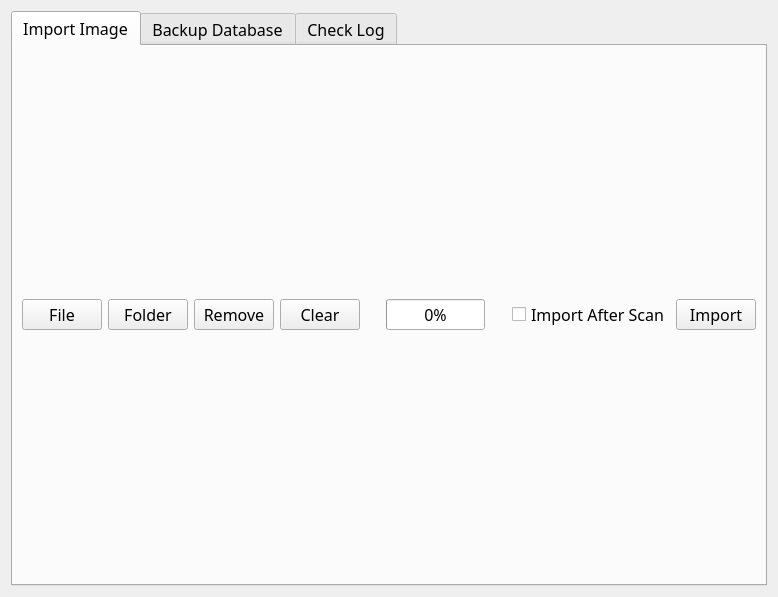
<?xml version="1.0" encoding="UTF-8"?>
<ui version="4.0">
 <class>ArchiveWidget</class>
 <widget class="QWidget" name="ArchiveWidget">
  <property name="geometry">
   <rect>
    <x>0</x>
    <y>0</y>
    <width>778</width>
    <height>597</height>
   </rect>
  </property>
  <property name="font">
   <font>
    <family>微软雅黑</family>
    <pointsize>12</pointsize>
   </font>
  </property>
  <property name="windowTitle">
   <string>Form</string>
  </property>
  <layout class="QHBoxLayout" name="horizontalLayout">
   <item>
    <widget class="QTabWidget" name="tabWidget">
     <property name="currentIndex">
      <number>0</number>
     </property>
     <widget class="QWidget" name="tab">
      <attribute name="title">
       <string>Import Image</string>
      </attribute>
      <layout class="QVBoxLayout" name="importTabVLayout">
       <item>
        <layout class="QHBoxLayout" name="horizontalLayout_4">
         <item>
          <widget class="QPushButton" name="fileButton">
           <property name="text">
            <string>File</string>
           </property>
          </widget>
         </item>
         <item>
          <widget class="QPushButton" name="folderButton">
           <property name="text">
            <string>Folder</string>
           </property>
          </widget>
         </item>
         <item>
          <widget class="QPushButton" name="removeButton">
           <property name="text">
            <string>Remove</string>
           </property>
          </widget>
         </item>
         <item>
          <widget class="QPushButton" name="clearStudyButton">
           <property name="text">
            <string>Clear</string>
           </property>
          </widget>
         </item>
         <item>
          <spacer name="horizontalSpacer_3">
           <property name="orientation">
            <enum>Qt::Horizontal</enum>
           </property>
           <property name="sizeHint" stdset="0">
            <size>
             <width>40</width>
             <height>20</height>
            </size>
           </property>
          </spacer>
         </item>
         <item>
          <widget class="QProgressBar" name="progressBar">
           <property name="value">
            <number>0</number>
           </property>
           <property name="alignment">
            <set>Qt::AlignCenter</set>
           </property>
          </widget>
         </item>
         <item>
          <spacer name="horizontalSpacer_2">
           <property name="orientation">
            <enum>Qt::Horizontal</enum>
           </property>
           <property name="sizeHint" stdset="0">
            <size>
             <width>40</width>
             <height>20</height>
            </size>
           </property>
          </spacer>
         </item>
         <item>
          <widget class="QCheckBox" name="importAfterScanCheck">
           <property name="text">
            <string>Import After Scan</string>
           </property>
          </widget>
         </item>
         <item>
          <widget class="QPushButton" name="importButton">
           <property name="text">
            <string>Import</string>
           </property>
           <property name="checkable">
            <bool>true</bool>
           </property>
          </widget>
         </item>
        </layout>
       </item>
      </layout>
     </widget>
     <widget class="QWidget" name="tab_2">
      <attribute name="title">
       <string>Backup Database</string>
      </attribute>
     </widget>
     <widget class="QWidget" name="tab_3">
      <attribute name="title">
       <string>Check Log</string>
      </attribute>
      <layout class="QVBoxLayout" name="verticalLayout">
       <item>
        <layout class="QHBoxLayout" name="horizontalLayout_2">
         <item>
          <widget class="QCheckBox" name="fromCheckBox">
           <property name="sizePolicy">
            <sizepolicy hsizetype="Maximum" vsizetype="Fixed">
             <horstretch>0</horstretch>
             <verstretch>0</verstretch>
            </sizepolicy>
           </property>
           <property name="text">
            <string>From</string>
           </property>
           <property name="checkable">
            <bool>true</bool>
           </property>
           <property name="checked">
            <bool>true</bool>
           </property>
          </widget>
         </item>
         <item>
          <widget class="QDateTimeEdit" name="fromDateTimeEdit">
           <property name="calendarPopup">
            <bool>true</bool>
           </property>
          </widget>
         </item>
         <item>
          <widget class="QCheckBox" name="toCheckBox">
           <property name="sizePolicy">
            <sizepolicy hsizetype="Maximum" vsizetype="Fixed">
             <horstretch>0</horstretch>
             <verstretch>0</verstretch>
            </sizepolicy>
           </property>
           <property name="text">
            <string>To</string>
           </property>
           <property name="checked">
            <bool>true</bool>
           </property>
          </widget>
         </item>
         <item>
          <widget class="QDateTimeEdit" name="toDateTimeEdit">
           <property name="calendarPopup">
            <bool>true</bool>
           </property>
          </widget>
         </item>
         <item>
          <widget class="QLineEdit" name="userNameEdit">
           <property name="placeholderText">
            <string>User Name</string>
           </property>
          </widget>
         </item>
         <item>
          <widget class="QPushButton" name="searchButton">
           <property name="text">
            <string>Search</string>
           </property>
          </widget>
         </item>
        </layout>
       </item>
       <item>
        <widget class="QTableView" name="logTableView">
         <property name="editTriggers">
          <set>QAbstractItemView::NoEditTriggers</set>
         </property>
         <property name="selectionBehavior">
          <enum>QAbstractItemView::SelectRows</enum>
         </property>
         <attribute name="horizontalHeaderMinimumSectionSize">
          <number>100</number>
         </attribute>
         <attribute name="horizontalHeaderStretchLastSection">
          <bool>true</bool>
         </attribute>
        </widget>
       </item>
       <item>
        <layout class="QHBoxLayout" name="horizontalLayout_3">
         <item>
          <spacer name="horizontalSpacer">
           <property name="orientation">
            <enum>Qt::Horizontal</enum>
           </property>
           <property name="sizeHint" stdset="0">
            <size>
             <width>40</width>
             <height>20</height>
            </size>
           </property>
          </spacer>
         </item>
         <item>
          <widget class="QPushButton" name="exportButton">
           <property name="text">
            <string>Export</string>
           </property>
          </widget>
         </item>
         <item>
          <widget class="QPushButton" name="clearLogButton">
           <property name="text">
            <string>Clear</string>
           </property>
          </widget>
         </item>
        </layout>
       </item>
      </layout>
     </widget>
    </widget>
   </item>
  </layout>
 </widget>
 <resources/>
 <connections>
  <connection>
   <sender>fromCheckBox</sender>
   <signal>toggled(bool)</signal>
   <receiver>fromDateTimeEdit</receiver>
   <slot>setEnabled(bool)</slot>
   <hints>
    <hint type="sourcelabel">
     <x>63</x>
     <y>62</y>
    </hint>
    <hint type="destinationlabel">
     <x>120</x>
     <y>62</y>
    </hint>
   </hints>
  </connection>
  <connection>
   <sender>toCheckBox</sender>
   <signal>toggled(bool)</signal>
   <receiver>toDateTimeEdit</receiver>
   <slot>setEnabled(bool)</slot>
   <hints>
    <hint type="sourcelabel">
     <x>277</x>
     <y>62</y>
    </hint>
    <hint type="destinationlabel">
     <x>339</x>
     <y>62</y>
    </hint>
   </hints>
  </connection>
 </connections>
</ui>
